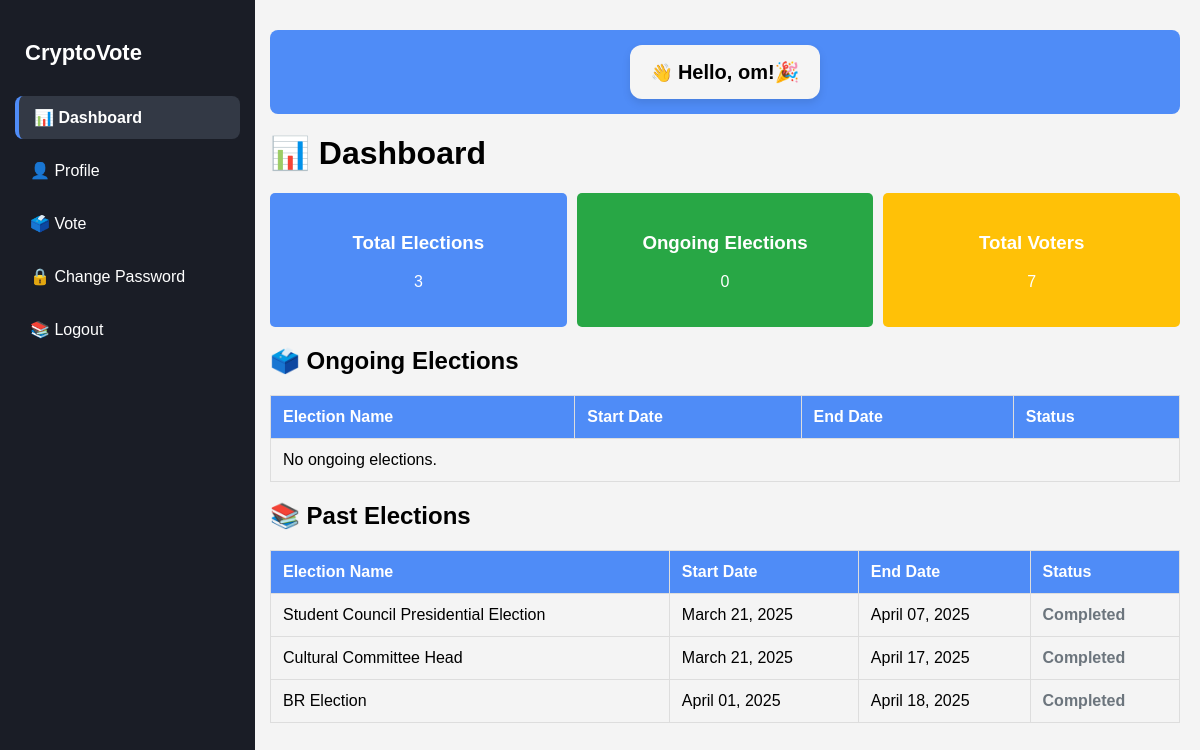
Page /dashboard/ (signed in) on the committed database.
### main/models.py (models this page shows, shortened)
class Election(models.Model):
    title = models.CharField(max_length=200)
    description = models.TextField(blank=True)
    start_date = models.DateTimeField()
    end_date = models.DateTimeField()
    is_active = models.BooleanField(default=True)

### main/views.py (the view)
# urls.py: path('dashboard/', dashboard, name='dashboard'),
@login_required
def dashboard(request):
    now = timezone.now()
    total_elections = Election.objects.count()
    ongoing_elections = Election.objects.filter(start_date__lte=now, end_date__gte=now)
    completed_elections = Election.objects.filter(end_date__lt=now)
    total_voters = Profile.objects.count()
    if request.user.is_authenticated:
        username = request.user.username
    else:
        username = "Guest"  # Default if no user is logged in
    context = {
        "total_elections": total_elections,
        "ongoing_elections": ongoing_elections,
        "completed_elections": completed_elections,
        "total_voters": total_voters,
        "username": username,  # Pass username to the template
        "active_page": "dashboard",  # Mark dashboard as active in sidebar
    }
    return render(request, "dashboard.html", context)

### templates/dashboard.html (shortened to what this page needs)
{% load static %}
<!DOCTYPE html>
<html>
  <head>
  </head>
  <body>
    <div class="main-container">
      <div class="sidebar">
        <h2><strong>CryptoVote</strong></h2>
        <ul>
          <li>
            <a
              href="{% url 'dashboard' %}"
              class="{% if active_page == 'dashboard' %}active{% endif %}"
              >📊 Dashboard</a
            >
          </li>
          <li>
            <a
              href="{% url 'profile' %}"
              class="{% if active_page == 'profile' %}active{% endif %}"
              >👤 Profile</a
            >
          </li>
          <li>
            <a
              href="{% url 'vote' %}"
              class="{% if active_page == 'vote' %}active{% endif %}"
              >🗳️ Vote</a
            >
          </li>
          <li><a href="{% url 'change_password' %}">🔒 Change Password</a></li>
          <li>
            <a href="{% url 'logout' %}">📚 Logout</a>
          </li>
        </ul>
      </div>
      <div class="content">
        <div class="user-greeting">
          <div class="greeting-box">
            👋 <strong>Hello, {{ username }}!🎉</strong>
          </div>
        </div>
        <h1>📊 Dashboard</h1>
        <div class="stats-container">
          <div class="stat-box blue">
            <h3>Total Elections</h3>
            <p>{{ total_elections }}</p>
          </div>
          <div class="stat-box green">
            <h3>Ongoing Elections</h3>
            <p>{{ ongoing_elections.count }}</p>
          </div>
          <div class="stat-box yellow">
            <h3>Total Voters</h3>
            <p>{{ total_voters }}</p>
          </div>
        </div>
        <h2>🗳️ Ongoing Elections</h2>
        <table>
          <thead>
            <tr>
              <th>Election Name</th>
              <th>Start Date</th>
              <th>End Date</th>
              <th>Status</th>
            </tr>
          </thead>
          <tbody>
            {% for election in ongoing_elections %}
            <tr>
              <td>{{ election.title }}</td>
              <td>{{ election.start_date|date:"F d, Y" }}</td>
              <td>{{ election.end_date|date:"F d, Y" }}</td>
              <td><span class="status-active">Ongoing</span></td>
            </tr>
            {% empty %}
            <tr>
              <td colspan="4">No ongoing elections.</td>
            </tr>
            {% endfor %}
          </tbody>
        </table>
        <h2>📚 Past Elections</h2>
        <table>
          <thead>
            <tr>
              <th>Election Name</th>
              <th>Start Date</th>
              <th>End Date</th>
              <th>Status</th>
            </tr>
          </thead>
          <tbody>
            {% for election in completed_elections %}
            <tr>
              <td>{{ election.title }}</td>
              <td>{{ election.start_date|date:"F d, Y" }}</td>
              <td>{{ election.end_date|date:"F d, Y" }}</td>
              <td><span class="status-completed">Completed</span></td>
            </tr>
            {% empty %}
            <tr>
              <td colspan="4">No completed elections.</td>
            </tr>
            {% endfor %}
          </tbody>
        </table>
      </div>
    </div>
  </body>
</html>

### templates/dashboard.html (style rules this page uses)
body { margin: 0; padding: 0; display: flex; flex-direction: column; font-family: "Arial", sans-serif; background-color: #f4f4f4; height: 100vh; }
.main-container { display: flex; flex-grow: 1; width: 100%; }
.sidebar { width: 225px; background-color: #1a1d26; color: #fff; display: flex; flex-direction: column; justify-content: flex-start; padding: 20px 15px; position: fixed; height: 100vh; z-index: 10; }
.sidebar h2 { text-align: left; margin-bottom: 20px; padding-left: 10px; font-size: 22px; }
.sidebar ul { list-style-type: none; padding-left: 0; margin-top: 10px; }
.sidebar ul li { margin-bottom: 10px; }
.sidebar ul li a { text-decoration: none; color: #fff; display: block; padding: 12px 15px; border-radius: 8px; font-size: 16px; transition: background 0.3s, padding-left 0.2s; }
.sidebar ul li a.active { background-color: #333945; border-left: 4px solid #4f8cf7; border-radius: 8px; font-weight: bold; color: #fff; }
.content { margin-left: 250px; flex-grow: 1; padding: 20px; background-color: #f4f4f4; overflow-y: auto; }
.user-greeting { background-color: #4f8cf7; padding: 15px 20px; border-radius: 8px; color: #fff; font-size: 18px; margin-bottom: 20px; display: inline-block; }
h1, h2 { margin-top: 20px; }
.stats-container { display: flex; justify-content: space-between; margin-top: 20px; gap: 10px; }
.stat-box { flex: 1; padding: 20px; border-radius: 5px; color: #fff; text-align: center; }
.stat-box.blue { background-color: #4f8cf7; }
.stat-box.green { background-color: #28a745; }
.stat-box.yellow { background-color: #ffc107; }
table { width: 100%; border-collapse: collapse; margin-top: 20px; }
table th, table td { padding: 12px; border: 1px solid #ddd; text-align: left; }
table th { background-color: #4f8cf7; color: white; }
.status-completed { color: #6c757d; font-weight: bold; }
.user-greeting { margin-top: 10px; margin-bottom: 20px; display: flex; justify-content: center; }
.greeting-box { background: whitesmoke; padding: 15px 20px; border-radius: 12px; color: black; box-shadow: 0 4px 8px rgba(0, 0, 0, 0.1); max-width: 400px; text-align: left; }
.greeting-box strong { font-size: 20px; }

### rows in the picture
Election: title "Student Council Presidential Election", start_date "March 21, 2025", end_date "April 07, 2025"
Election: title "Cultural Committee Head", start_date "March 21, 2025", end_date "April 17, 2025"
Election: title "BR Election", start_date "April 01, 2025", end_date "April 18, 2025"

### other values in the picture
{{ username }} "om"
{{ total_elections }} "3"
{{ ongoing_elections.count }} "0"
{{ total_voters }} "7"
